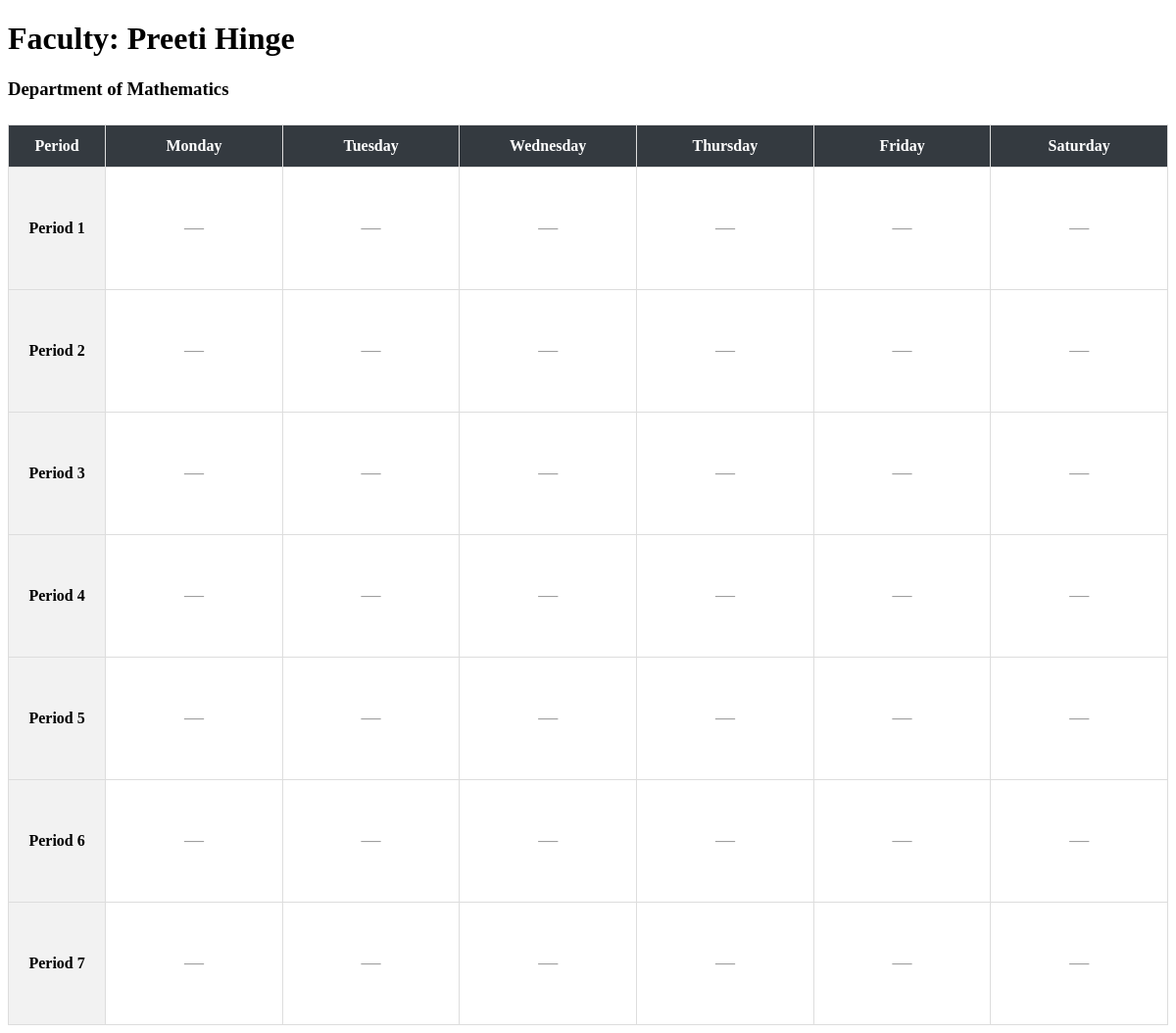
The page /scheduler/faculty/2/ on the database as committed earlier.
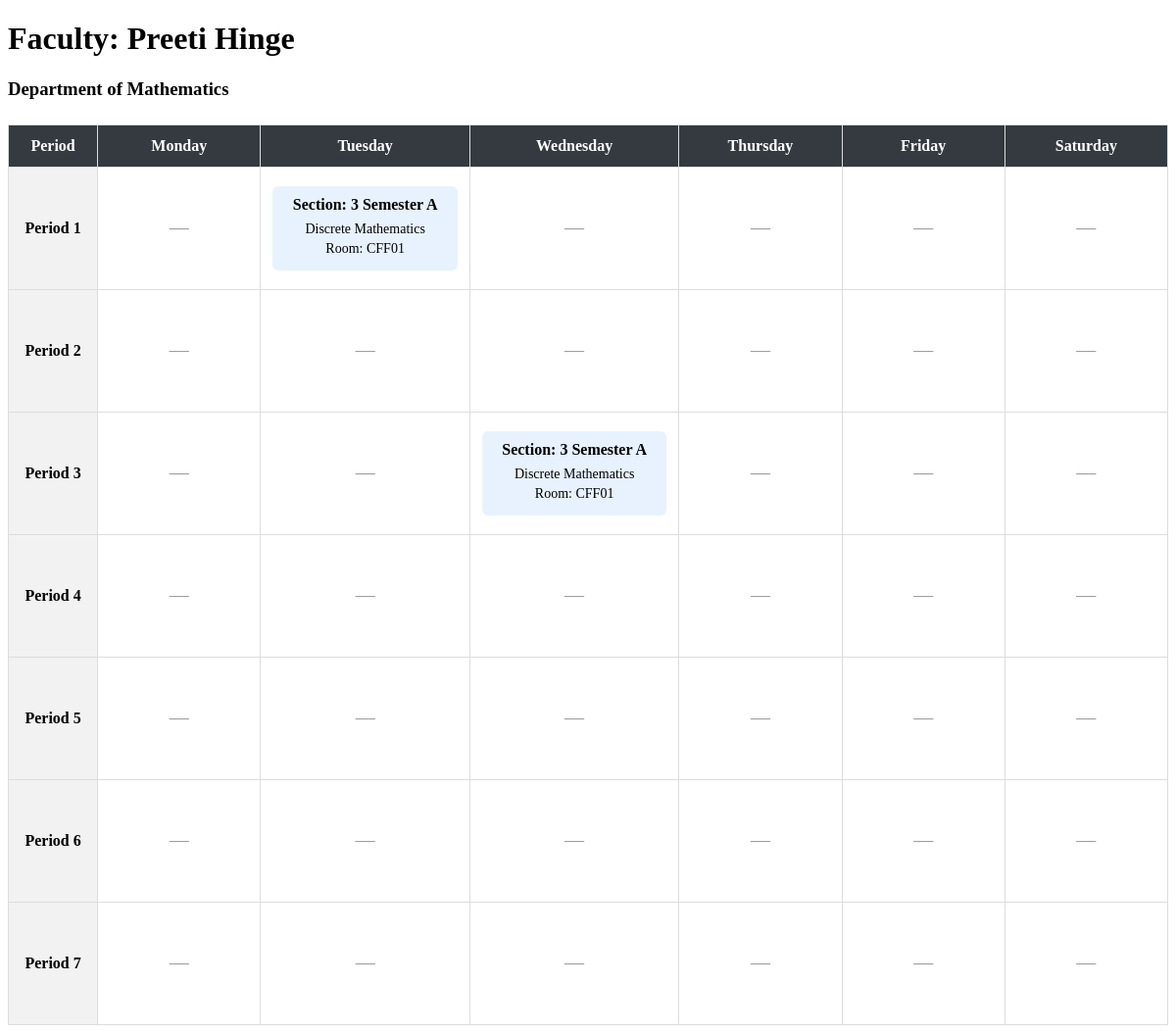
The same page on the database as committed later.
### scheduler/models.py (models this page shows, shortened)
class TimetableEntry(models.Model):
    DAY_CHOICES = [
        ("MON", "Monday"),
        ("TUE", "Tuesday"),
        ("WED", "Wednesday"),
        ("THU", "Thursday"),
        ("FRI", "Friday"),
        ("SAT", "Saturday"),
    ]
    PERIOD_CHOICES = [
        (i, f"Period {i}") for i in range(1, 8)
    ]
    day = models.CharField(max_length=3, choices=DAY_CHOICES)
    period = models.PositiveSmallIntegerField(choices=PERIOD_CHOICES)
    section = models.ForeignKey(Section, on_delete=models.PROTECT, related_name="timetable_entries")
    classroom = models.ForeignKey(Classroom, on_delete=models.PROTECT, related_name="timetable_entries")
    subject = models.ForeignKey(Subject, on_delete=models.PROTECT, related_name="timetable_entries")
    faculty = models.ForeignKey(Faculty, on_delete=models.PROTECT, related_name="timetable_entries")
    class Meta:
        constraints = [
            models.UniqueConstraint(
                fields=["section", "day", "period"],
                name="unique_section_slot"
            ),
            models.UniqueConstraint(
                fields=["faculty", "day", "period"],
                name="unique_faculty_slot"
            ),
            models.UniqueConstraint(
                fields=["classroom", "day", "period"],
                name="unique_classroom_slot"
            ),
        ]

class Section(models.Model):
    semester = models.PositiveSmallIntegerField()
    name = models.CharField(max_length=1)
    subjects = models.ManyToManyField(Subject, blank=True, related_name="sections")
    def __str__(self):
        return f"{self.semester} Semester {self.name}"

class Subject(models.Model):
    name = models.CharField(max_length=64)

class Classroom(models.Model):
    name = models.CharField(max_length=64)

### scheduler/views.py (the view)
# urls.py: path("faculty/<int:faculty_id>/", views.faculty_detail, name="faculty_detail"),
def faculty_detail(request, faculty_id):
    faculty = get_object_or_404(Faculty, id=faculty_id)
    entries = TimetableEntry.objects.filter(
        faculty=faculty
    ).select_related("subject", "section", "classroom")
    days = TimetableEntry.DAY_CHOICES
    periods = TimetableEntry.PERIOD_CHOICES
    entry_lookup = {
        (entry.day, entry.period): entry
        for entry in entries
    }
    timetable = []
    for period_number, period_label in periods:
        row = {
            "period_label": period_label,
            "cells": []
        }
        for day_code, day_label in days:
            entry = entry_lookup.get((day_code, period_number))
            row["cells"].append({"entry": entry})
        timetable.append(row)
    return render(request, "scheduler/faculty_detail.html", {
        "faculty": faculty,
        "days": days,
        "timetable": timetable,
    })

### scheduler/models.py (called while the page is built)
    def __str__(self):
        return f"Department of {self.name}"

### scheduler/templates/scheduler/faculty_detail.html (shortened to what this page needs)
{% extends "scheduler/layout.html" %}
{% block body %}
<h1>Faculty: {{ faculty.first }} {{ faculty.last }}</h1>
<h3>{{ faculty.department }}</h3>
<div class="timetable-container">
    <table class="timetable">
        <thead>
            <tr>
                <th>Period</th>
                {% for day_code, day_label in days %}
                    <th>{{ day_label }}</th>
                {% endfor %}
            </tr>
        </thead>
        <tbody>
            {% for row in timetable %}
                <tr>
                    <th>{{ row.period_label }}</th>
                    {% for cell in row.cells %}
                        <td>
                            {% if cell.entry %}
                                <div class="lecture">
                                    <strong>
                                        Section: {{ cell.entry.section }}
                                    </strong>
                                    <p>
                                        {{ cell.entry.subject.name  }}
                                    </p>
                                    <p>
                                        Room: {{ cell.entry.classroom.name }}
                                    </p>
                                </div>
                            {% else %}
                                <span class="empty-slot">—</span>
                            {% endif %}
                        </td>
                    {% endfor %}
                </tr>
            {% empty %}
                <tr>
                    <td colspan="7">
                        No timetable periods configured.
                    </td>
                </tr>
            {% endfor %}
        </tbody>
    </table>
</div>
{% endblock %}

Rows that differ between the two databases and show on the page:
added TimetableEntry: entry.section "3 Semester A", entry.subject.name "Discrete Mathematics", entry.classroom.name "CFF01", shown under "Period 1"
added TimetableEntry: entry.section "3 Semester A", entry.subject.name "Discrete Mathematics", entry.classroom.name "CFF01", shown under "Period 3"
